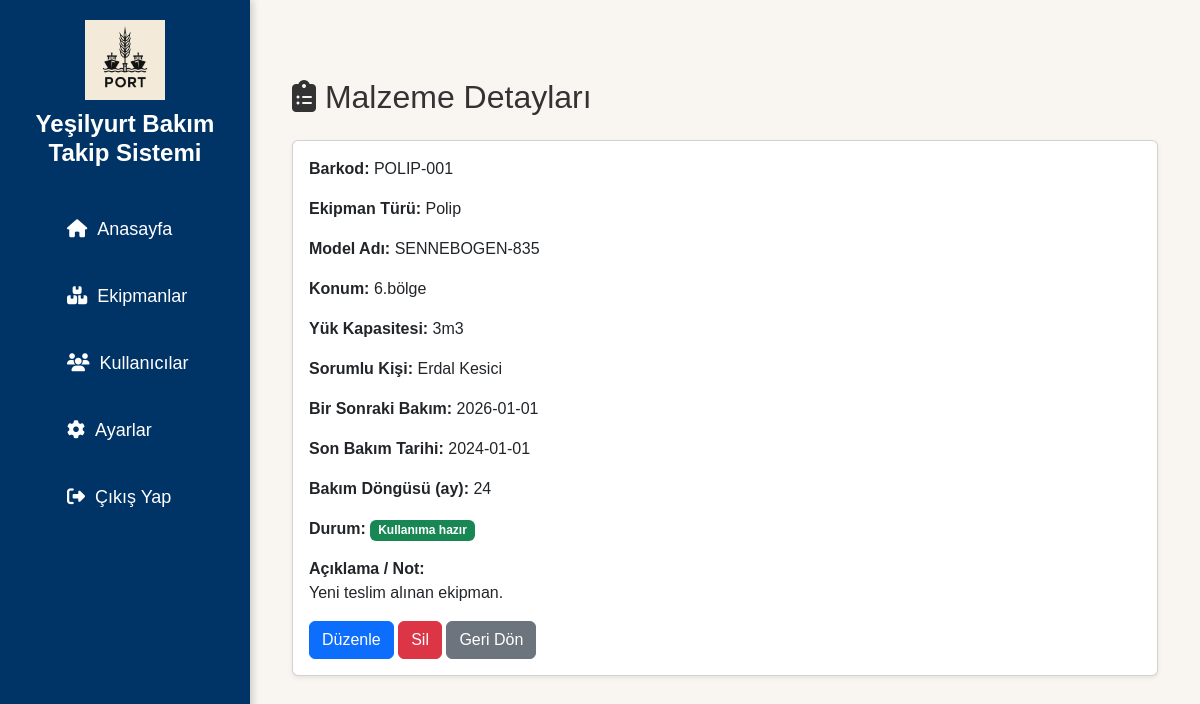
Page /detail/1 (signed in) on the committed database.
### app/models.py (models this page shows)
class Parca(db.Model):
    __tablename__ = 'parcalar'
    id = db.Column(db.Integer, primary_key=True)
    barcode = db.Column(db.String(100), unique=True, nullable=False)
    ekipman_turu = db.Column(db.String(100), nullable=False)
    model_adi = db.Column(db.String(100), nullable=False)
    konum = db.Column(db.String(100), nullable=False)
    durum = db.Column(db.String(50), nullable=False)
    bir_sonraki_bakim = db.Column(db.Date, nullable=True)
    son_bakim_tarihi = db.Column(db.Date, nullable=True)
    bakim_dongusu = db.Column(db.String(50), nullable=True)
    bakim_durum = db.Column(db.String(50), nullable=True)  # ✅ تمت إضافته
    notlar = db.Column(db.Text, nullable=True)              # ✅ تمت إضافته
    kisa_aciklama = db.Column(db.Text, nullable=True)
    yuk_kapasitesi = db.Column(db.String(50), nullable=True)
    sorumlu_kisi = db.Column(db.String(100), nullable=True)
    created_at = db.Column(db.DateTime, default=datetime.utcnow)
    bakim_kayitlari = db.relationship('BakimKaydi', backref='parca', lazy=True)

### app/routes.py (the view, shortened to what this page needs)
@main.route('/detail/<int:parca_id>', methods=['GET', 'POST'])
@login_required
def detail(parca_id):
    parca = Parca.query.get_or_404(parca_id)
    return render_template('detail.html', parca=parca)

### app/__init__.py (called while the page is built)
def create_app():
    app = Flask(__name__)
    app.config.from_object('config.Config')
    db.init_app(app)
    login_manager.init_app(app)
    migrate.init_app(app, db)  # ✅ جديد
    login_manager.login_view = 'auth.login'
    @login_manager.user_loader
    def load_user(user_id):
        return User.query.get(int(user_id))
    app.register_blueprint(main)
    app.register_blueprint(auth)
    app.register_blueprint(api)  # ✅ API
    return app

### app/templates/detail.html
{% extends 'layout.html' %}
{% block content %}
<div class="container mt-5">
  <h2 class="mb-4"><i class="fas fa-clipboard-list"></i> Malzeme Detayları</h2>
  <div class="card shadow-sm">
    <div class="card-body">
      <p><strong>Barkod:</strong> {{ parca.barcode }}</p>
      <p><strong>Ekipman Türü:</strong> {{ parca.ekipman_turu }}</p>
      <p><strong>Model Adı:</strong> {{ parca.model_adi }}</p>
      <p><strong>Konum:</strong> {{ parca.konum }}</p>
      <p><strong>Yük Kapasitesi:</strong> {{ parca.yuk_kapasitesi }}</p>
      <p><strong>Sorumlu Kişi:</strong> {{ parca.sorumlu_kisi }}</p>
      <p><strong>Bir Sonraki Bakım:</strong> {{ parca.bir_sonraki_bakim }}</p>
      <p><strong>Son Bakım Tarihi:</strong> {{ parca.son_bakim_tarihi }}</p>
      <p><strong>Bakım Döngüsü (ay):</strong> {{ parca.bakim_dongusu }}</p>
      <p><strong>Durum:</strong>
        {% if parca.durum == 'Kullanıma hazır' %}
          <span class="badge bg-success text-white">{{ parca.durum }}</span>
        {% elif parca.durum == 'Bakım Gerekli' %}
          <span class="badge bg-warning text-dark">{{ parca.durum }}</span>
        {% else %}
          <span class="badge bg-danger text-white">{{ parca.durum }}</span>
        {% endif %}
      </p>
      <p><strong>Açıklama / Not:</strong><br>{{ parca.kisa_aciklama }}</p>
      <form method="POST" action="{{ url_for('main.delete_parca', parca_id=parca.id) }}" onsubmit="return confirm('Silmek istediğinize emin misiniz?')">
        <a href="{{ url_for('main.edit', parca_id=parca.id) }}" class="btn btn-primary">Düzenle</a>
        <button type="submit" class="btn btn-danger">Sil</button>
        <a href="{{ url_for('main.malzeme_listesi') }}" class="btn btn-secondary">Geri Dön</a>
      </form>
    </div>
  </div>
</div>
{% endblock %}

### app/static/css/style.css (style rules this page uses)
* { margin: 0; padding: 0; box-sizing: border-box; }
body { font-family: 'Poppins', sans-serif; background-color: #f3f6fa; color: #333; }
body { background-color: #f9f6f2; }

### rows in the picture
Parca: barcode "POLIP-001", ekipman_turu "Polip", model_adi "SENNEBOGEN-835", konum "6.bölge", yuk_kapasitesi "3m3", sorumlu_kisi "Erdal Kesici", bir_sonraki_bakim "2026-01-01", son_bakim_tarihi "2024-01-01", bakim_dongusu "24", durum "Kullanıma hazır", kisa_aciklama "Yeni teslim alınan ekipman."
